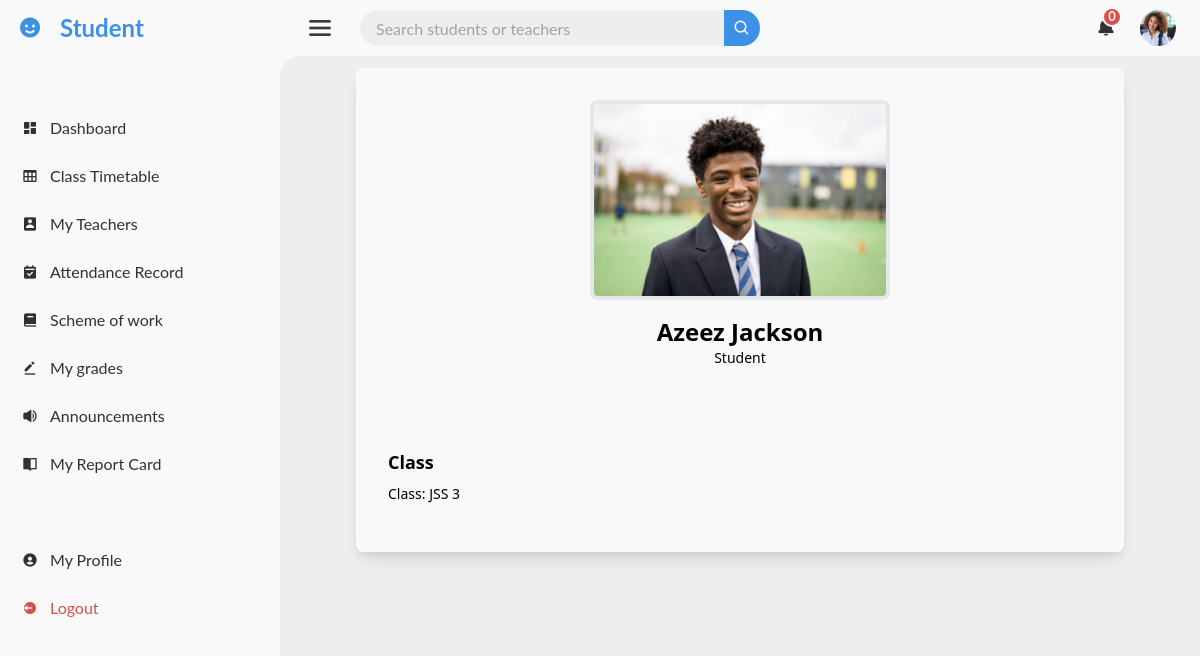
/dashboard/student/student/details/3/ (signed in), run on the app's committed database.
### accounts/models.py (models this page shows, shortened)
class CustomUser(AbstractUser):
    email = models.EmailField(unique=True)
    is_approved = models.BooleanField(default=False)
    is_teacher = models.BooleanField(default=False)
    is_student = models.BooleanField(default=False)
    profile_photo = models.ImageField(upload_to='profile_photo/', default='default.jpg', blank=True, null=True)
    USERNAME_FIELD = 'email'
    REQUIRED_FIELDS = ['first_name', 'last_name']
    objects = CustomUserManager()
    @property
    def role(self):
        if self.is_teacher:
            return "Teacher"
        elif self.is_student:
            return "Student"
        else:
            return "Unassigned"

### administration/models.py (models this page shows, shortened)
class Student(models.Model):
    user = models.OneToOneField(User, on_delete=models.CASCADE, related_name="student_profile")
    student_class = models.ForeignKey(Class, on_delete=models.SET_NULL, null=True, related_name='students')
    home_address = models.TextField()
    parent_or_guardian_name = models.CharField(max_length=100)
    parent_or_guardian_phone_number = models.CharField(max_length=15)
    parent_email = models.EmailField(blank=True, null=True, default=None)

### classes/models.py (models this page shows)
class Class(models.Model):
    name = models.CharField(max_length=100)
    subjects = models.ManyToManyField(Subject, related_name='classes')
    def __str__(self):
        return self.name

### student/views.py (the view)
# urls.py: path('dashboard/student/student/details/<int:student_id>/', views.student_details, name='student_details'),
@login_required
def student_details(request, student_id):
    if not request.user.is_student:
        return HttpResponseForbidden("You do not have permission to access this page.")
    student = get_object_or_404(Student, user__id=student_id)
    return render(request, 'dashboards/all_student_pages/student_details.html', {'student':student})

### administration/context_processors.py (called while the page is built)
def notifications(request):
    all_notification, total_notifications = get_admin_notification(request.user)
    return {
        'all_notification': all_notification,
        'total_notifications': total_notifications,
    }

### administration/views.py (called while the page is built, shortened)
def get_admin_notification(user):
    return [], 0

### pages/context_processors.py (called while the page is built)
def notifications(request):
    if request.user.is_authenticated:
        all_notifications, unread_notifications_count = get_user_notifications(request.user)
        return {
            'all_notifications': all_notifications,
            'unread_notifications_count': unread_notifications_count,
        }
    return {
        'all_notifications': [],
        'unread_notifications_count': 0,
    }

### pages/views.py (called while the page is built)
def get_user_notifications(user):
    notifications = Notification.objects.filter(user=user).order_by('-created_at')
    if user.is_student:
        grade_notifications = GradeNotification.objects.filter(recipient=user).order_by('-created_at')
    else:
        grade_notifications = []
    all_notifications = sorted(
        chain(notifications, grade_notifications),
        key=attrgetter('created_at'),
        reverse=True
    )
    total_unread_count = (
        notifications.filter(is_read=False).count() +
        (grade_notifications.filter(is_read=False).count() if user.is_student else 0)
    )
    return all_notifications, total_unread_count

### templates/dashboards/all_student_pages/student_details.html (shortened to what this page needs)
{% extends 'dashboards/all_student_pages/base.html' %}
{% load static %}
{% block section %}
<div class="m-3 rounded-lg">
    <section class="bg-background flex flex-col items-center justify-center text-black">
        <div class="bg-card w-full max-w-3xl rounded-lg shadow-lg overflow-hidden">
            <div class="py-8 px-4" style="background-color: #F9F9F9;">
                <a href="{{ student.user.profile_photo.url }}" data-lightbox="user-image" data-title="{{student.user.first_name}} {{student.user.last_name}}">
                    <img src="{{ student.user.profile_photo.url }}" alt="{{ student.user.first_name }} {{ student.user.last_name }}" style="height: 200px; width: 300px;" class="rounded-lg mx-auto border-4 border-background" />
                </a>
                <h1 class="text-2xl font-bold text-primary-foreground text-center mt-4">{{ student.user.first_name }} {{ student.user.last_name }}</h1>
                <p class="text-sm text-primary-foreground text-center">{{ student.user.role }}</p>
            </div>
            <div class="p-4" style="background-color: #F9F9F9;">
                <div class="bg-card p-4 rounded-lg my-4">
                    <h2 class="text-lg font-bold">Class</h2>
                    <ul class="text-sm mt-2">
                        <li>Class: {{ student.student_class }}</li>
                    </ul>
                </div>
            </div>
        </div>
    </section>
</div>
{% endblock section %}

### templates/dashboards/all_student_pages/base.html (shortened to what this page needs)
{%extends 'dashboards/base.html'%}
{%load static%}
{%block content%}
{% url 'student_dashboard' as student_dashboard%}
{% url 'view_class_timetable' as view_class_timetable%}
{% url 'view_student_grades' as view_student_grades%}
{% url 'student_teacher' as student_teacher%}
{% url 'view_class_attendance' as view_class_attendance%}
{% url 'annoucement' as annoucement%}
{% url 'student_details_page' as student_details_page%}
{% url 'my_report_card' as my_report_card%}
{% url 'scheme_of_work' as scheme_of_work%}
    <section id="sidebar">
        <a href="{%url 'student_dashboard'%}" class="brand">
            <i class='bx bxs-smile' ></i>
            <span class="text">Student</span>
        </a>
        <ul class="side-menu top">
            <li class="{%if request.path == student_dashboard%} active {%else%}{%endif%}">
                <a href="{{student_dashboard}}">
                    <i class='bx bxs-dashboard' ></i>
                    <span class="text">Dashboard</span>
                </a>
            </li>
            <li class="{%if request.path == view_class_timetable%} active {%else%}{%endif%}">
                <a href="{{view_class_timetable}}">
                    <i class='bx bx-table' ></i>
                    <span class="text">Class Timetable</span>
                </a>
            </li>
            <li class="{%if request.path == student_teacher%} active {%else%}{%endif%}">
                <a href="{{student_teacher}}">
                    <i class='bx bxs-user-rectangle'></i>
                    <span class="text">My Teachers</span>
                </a>
            </li>
            <li class="{%if request.path == view_class_attendance%} active {%else%}{%endif%}">
                <a href="{%url 'view_class_attendance'%}">
                    <i class='bx bxs-calendar-check'></i>
                    <span class="text">Attendance Record</span>
                </a>
            </li>
            <li class="{%if request.path == scheme_of_work%} active {%else%}{%endif%}">
                <a href="{{scheme_of_work}}">
                    <i class='bx bxs-book'></i>
                    <span class="text">Scheme of work</span>
                </a>
            </li>
            <li class="{%if request.path == view_student_grades%} active {%else%}{%endif%}">
                <a href="{{view_student_grades}}">
                    <i class='bx bxs-edit-alt'></i>
                    <span class="text">My grades</span>
                </a>
            </li>
            <li class="{%if request.path == annoucement%} active {%else%}{%endif%}">
                <a href="{{annoucement}}">
                    <i class='bx bxs-volume-full' ></i>
                    <span class="text">Announcements</span>
                </a>
            </li>
            <li class="{%if request.path == my_report_card%} active {%else%}{%endif%}">
                <a href="{%url 'my_report_card'%}">
                    <i class='bx bxs-book-open' ></i>
                    <span class="text">My Report Card</span>
                </a>
            </li>
        </ul>
        <ul class="side-menu">
            <li class="{%if request.path == student_details_page%} active {%else%}{%endif%}">
            <a href="{{student_details_page}}">
                <i class='bx bxs-user-circle' ></i>
                <span class="text">My Profile</span>
            </a>
        </li>
        <li>
            <a href="{%url 'logout'%}" class="logout">
                <i class='bx bxs-log-out-circle' ></i>
                <span class="text">Logout</span>
            </a>
        </li>
    </ul>
    </section>
    <section id="content">
         <nav>
            <i class='bx bx-menu' style="font-size: 32px; color: rgb(58, 58, 58);"></i>
            <form method="GET" action="{% url 'student_search_results_view' %}">
                <div class="form-input">
                    <input type="search" name="query" placeholder="Search students or teachers">
                    <button type="submit" class="search-btn"><i class='bx bx-search'></i></button>
                </div>
            </form>
            <a href="#" class="notification" id="notificationBell">
                <i class='bx bxs-bell'></i>
                <span class="num">{{ unread_notifications_count }}</span>
            </a>
            <a href="{%url 'student_details_page' %}" class="profile">
                <img src="{{ request.user.profile_photo.url }}" alt="Profile Photo">
            </a>
         </nav>
        {%block section%}
        {%endblock section%}
    </section>
{%endblock content%}

### static/css/dashboard.css (style rules this page uses)
* { margin: 0; padding: 0; box-sizing: border-box; }
a { text-decoration: none; }
li { list-style: none; }
:root { --poppins: 'Poppins', sans-serif; --lato: 'Lato', sans-serif; --light: #F9F9F9; --blue: #3C91E6; --light-blue: #CFE8FF; --grey: #EEE; --dark-grey: #AAAAAA; --dark: #342E37; --red: #DB504A; --yellow: #FFCE26; --light-yellow: #FFF26C; --orange: #FD7238; --light-orange: #ffc19e; }
html { overflow-x: hidden; }
body { background: var(--grey); }
#sidebar { position: fixed; top: 0; left: 0; width: 280px; height: 100%; background: var(--light); z-index: 1000; font-family: var(--lato); transition: .3s ease; overflow-x: hidden; }
#sidebar .brand { font-size: 24px; font-weight: 700; height: 56px; display: flex; align-items: center; color: var(--blue); }
#sidebar .brand .bx { min-width: 60px; display: flex; justify-content: center; }
#sidebar .side-menu { width: 100%; margin-top: 48px; }
#sidebar .side-menu li { height: 48px; background: transparent; margin-left: 6px; border-radius: 48px 0 0 48px; padding: 4px; }
#sidebar .side-menu li a { width: 100%; height: 100%; background: var(--light); display: flex; align-items: center; border-radius: 48px; font-size: 16px; color: var(--dark); white-space: nowrap; overflow-x: hidden; }
#sidebar .side-menu li a .bx { min-width: calc(60px - ((4px + 6px) * 2)); display: flex; justify-content: center; }
#sidebar .side-menu li .logout { color: var(--red); }
#content { position: relative; width: calc(100% - 280px); left: 280px; transition: .3s ease; }
#content nav { height: 56px; background: var(--light); padding: 0 24px; display: flex; align-items: center; grid-gap: 24px; font-family: var(--lato); position: relative; }
#content nav::before { content: ''; position: absolute; width: 40px; height: 40px; bottom: -40px; left: 0; border-radius: 50%; box-shadow: -20px -20px 0 var(--light); }
#content nav a { color: var(--dark); }
#content nav .bx.bx-menu { cursor: pointer; }
#content nav form { max-width: 400px; width: 100%; margin-right: auto; }
#content nav form .form-input { display: flex; align-items: center; height: 36px; }
#content nav form .form-input input { flex-grow: 1; padding: 0 16px; height: 100%; border: none; background: var(--grey); border-radius: 36px 0 0 36px; outline: none; }
#content nav form .form-input button { width: 36px; height: 100%; display: flex; justify-content: center; align-items: center; background: var(--blue); color: var(--light); font-size: 18px; border: none; outline: none; border-radius: 0 36px 36px 0; cursor: pointer; }
#content nav .notification { font-size: 20px; position: relative; }
#content nav .notification .num { position: absolute; top: -6px; right: -6px; width: 20px; height: 20px; border-radius: 50%; border: 2px solid var(--light); background: var(--red); color: var(--light); font-weight: 700; font-size: 13px; display: flex; justify-content: center; align-items: center; }
#content nav .profile img { width: 36px; height: 36px; object-fit: cover; border-radius: 50%; }

### data on the page
CustomUser: user.profile_photo (picture)
Student: user.profile_photo (picture), user.first_name "Azeez", user.last_name "Jackson", user.role "Student", student_class "JSS 3"

### other printed values
{{ unread_notifications_count }} "0"
